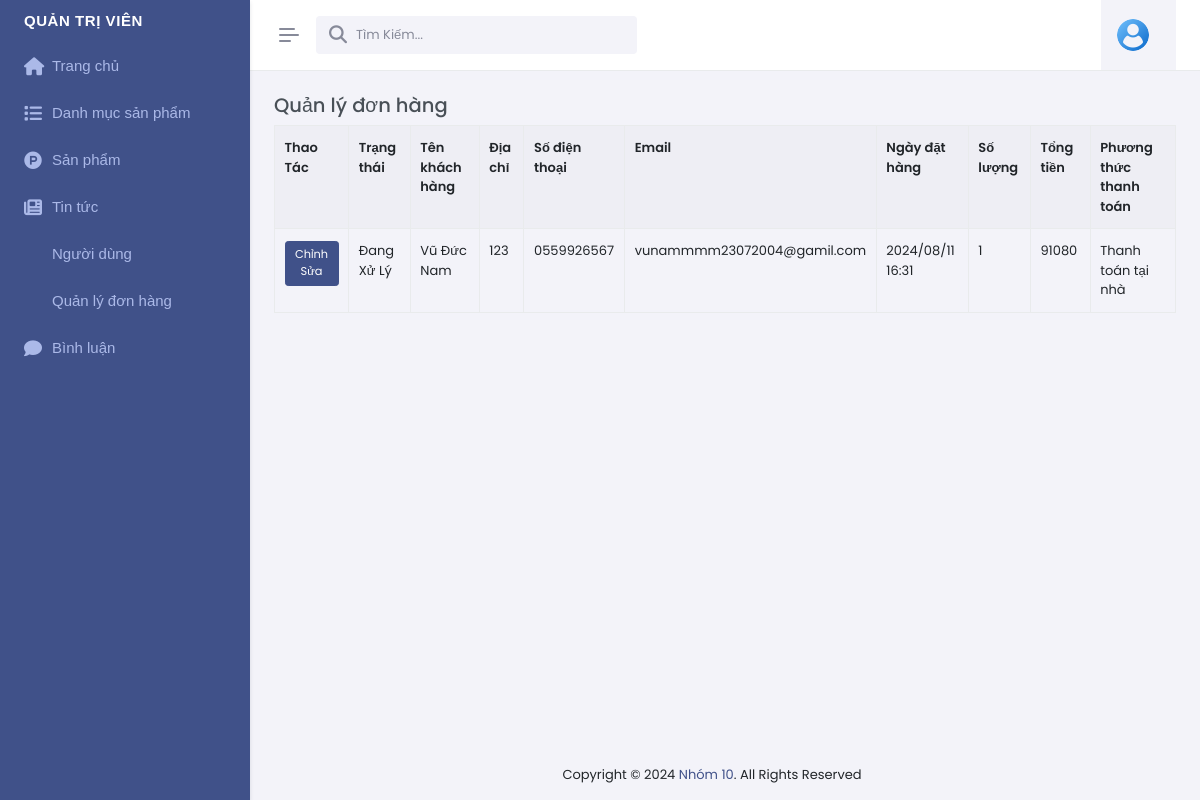
The app's page /admin/index.php?act=qldh (signed in), older data.
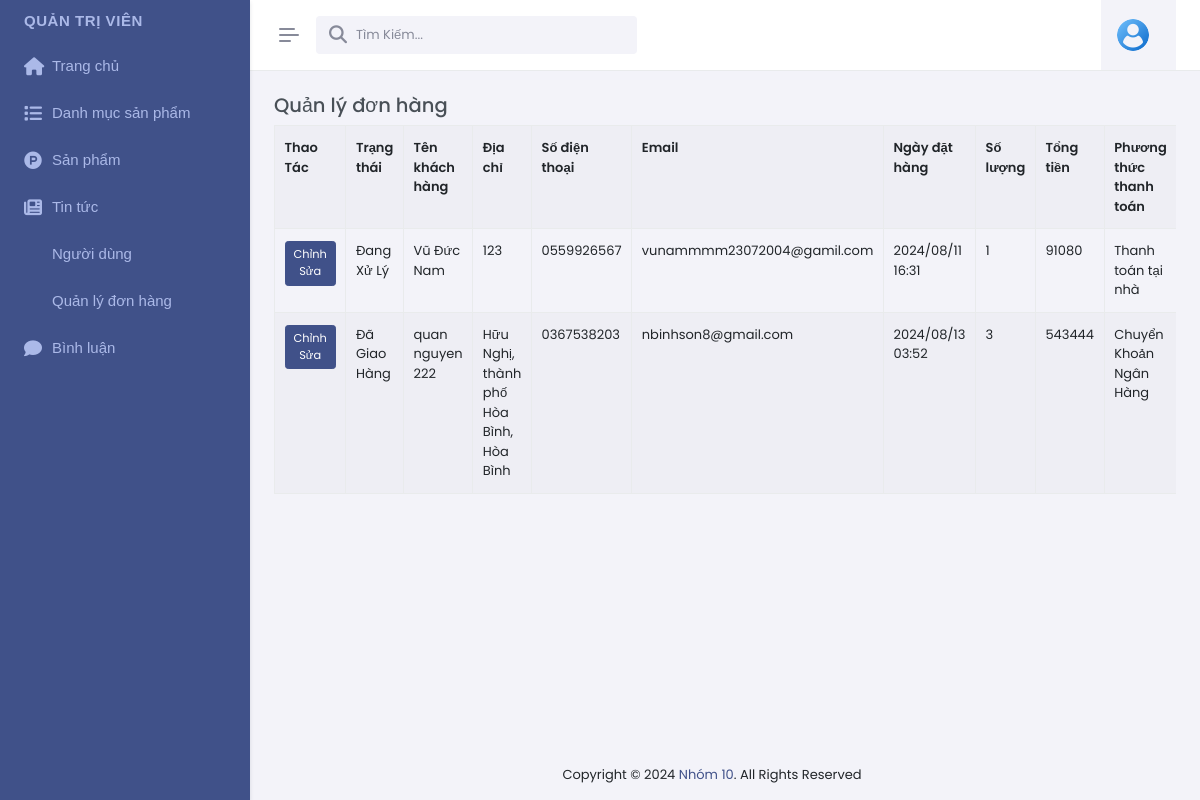
The same page, newer data.
### tables this page shows
CREATE TABLE `bill` (
  `id` int NOT NULL,
  `idtk` varchar(999) DEFAULT NULL,
  `billname` varchar(255) NOT NULL,
  `billdiachi` text NOT NULL,
  `billsdt` varchar(50) NOT NULL,
  `billemail` varchar(255) NOT NULL,
  `billpttt` text COMMENT '1.Thanh toán trực tiếp 2.Chuyển khoản 3.Thanh toán online',
  `ngaydathang` varchar(999) DEFAULT NULL,
  `total` int NOT NULL DEFAULT '0',
  `billstatus` tinyint(1) DEFAULT '0' COMMENT '0.Đơn hàng mới 1.Đang sử lý 2.Đang giao hàng 3.Đã giao hàng',
  `id_pro` text,
  `amount` varchar(255) DEFAULT NULL,
  `receiven_sdt` varchar(50) DEFAULT NULL
);

### model/pdo.php (called while the page is built, shortened)
<?php
function pdo_get_connection(){
    $dburl = "mysql:host=localhost;dbname=duan1;charset=utf8";
    $username = 'root';
    $password = '';
    $conn = new PDO($dburl, $username, $password);
    $conn->setAttribute(PDO::ATTR_ERRMODE, PDO::ERRMODE_EXCEPTION);
    return $conn;
}
function pdo_query($sql){
    $sql_args = array_slice(func_get_args(), 1);
    try{
        $conn = pdo_get_connection();
        $stmt = $conn->prepare($sql);
        $stmt->execute($sql_args);
        $rows = $stmt->fetchAll();
        return $rows;
    }
    catch(PDOException $e){
        throw $e;
    }
    finally{
        unset($conn);
    }
}

### admin/donhang/list.php (the view, shortened to what this page needs)
<div class="main-content">
    <div class="page-content">
        <div class="container-fluid">
            <div class="row mb-3 pb-1">
                <div class="col-md-12">
                    <div class="fromtitle">
                        <h4>Quản lý đơn hàng</h4>
                    </div>
                    <div class="fromcontent">
                        <div class="table-responsive dt-responsive">
                            <div class="dataTables_wrapper dt-bootstrap5">
                                <table id="dom-jqry" class="table table-striped table-bordered nowrap dataTable">
                                    <tr>
                                        <th>Thao Tác</th>
                                        <th>Trạng thái</th>
                                        <th>Tên khách hàng</th>
                                        <th>Địa chỉ</th>
                                        <th>Số điện thoại</th>
                                        <th>Email</th>
                                        <th>Ngày đặt hàng</th>
                                        <th>Số lượng</th>
                                        <th>Tổng tiền</th>
                                        <th>Phương thức thanh toán</th>
                                    </tr>
                                    <?php
            foreach (pdo_query("SELECT * FROM `bill` ") as $quanli) {
             extract($quanli);
              echo '<tr>
              <td>
              <a href="?act=editdh&id='.$id.'" class="btn btn-primary btn-sm">Chỉnh Sửa</a>
              </td>
              <td>' . statusOrder($billstatus) . '</td>
              <td>' . $billname . '</td>
              <td>' . $billdiachi . '</td>
              <td>' . $billsdt . '</td>
              <td>' . $billemail . '</td>
               <td>' . $ngaydathang . '</td>
              <td>' . $amount . '</td>
               <td>' . $total . '</td>
              <td>' . $billpttt . '</td>
          </tr>';
            }
            ?>
                                </table>
                            </div>
                        </div>
                    </div>
                </div>
            </div>
        </div>

### admin/header.php (shortened to what this page needs)
<!DOCTYPE html>
<html lang="en" data-layout="vertical" data-topbar="light" data-sidebar="dark" data-sidebar-size="lg" data-sidebar-image="none" data-preloader="disable" data-theme="default" data-theme-colors="default">
<head>
    <link href="/duan1/admin/css1/jsvectormap.min.css" rel="stylesheet" type="text/css">
    <link href="/duan1/admin/css1/swiper-bundle.min.css" rel="stylesheet" type="text/css">
    <link href="/duan1/admin/css1/bootstrap.min.css" rel="stylesheet" type="text/css">
    <link href="/duan1/admin/css1/icons.min.css" rel="stylesheet" type="text/css">
    <link href="/duan1/admin/css1/app.min.css?<?= time(); ?>" rel="stylesheet" type="text/css">
    <link href="/duan1/admin/css1/custom.min.css" rel="stylesheet" type="text/css">
    <link rel="stylesheet" href="https://cdnjs.cloudflare.com/ajax/libs/font-awesome/6.2.0/css/all.min.css">
    <link rel="stylesheet" href="https://cdnjs.cloudflare.com/ajax/libs/font-awesome/6.1.1/css/all.min.css">
    <link rel="stylesheet" href="https://site-assets.fontawesome.com/releases/v6.6.0/css/all.css">
    <link rel="stylesheet" href="https://cdnjs.cloudflare.com/ajax/libs/limonte-sweetalert2/11.4.14/sweetalert2.min.css">
    <link rel="stylesheet" href="https://cdnjs.cloudflare.com/ajax/libs/toastr.js/latest/toastr.min.css">
    <link rel="stylesheet" href="https://cdn.jsdelivr.net/npm/swiper@9/swiper-bundle.min.css" />
    <link rel="stylesheet" href="https://cdn.datatables.net/2.1.0/css/dataTables.dataTables.css" />
    <link href="https://cdn.jsdelivr.net/npm/summernote@0.8.18/dist/summernote.min.css" rel="stylesheet">
</head>
<body>
    <div id="layout-wrapper">
        <header id="page-topbar">
            <div class="layout-width">
                <div class="navbar-header">
                    <div class="d-flex">
                        <button type="button" class="btn btn-sm px-3 fs-16 header-item vertical-menu-btn topnav-hamburger material-shadow-none" id="topnav-hamburger-icon">
                            <span class="hamburger-icon">
                                <span></span>
                                <span></span>
                                <span></span>
                            </span>
                        </button>
                        <form class="app-search d-none d-md-block">
                            <div class="position-relative">
                                <input type="text" class="form-control" placeholder="Tìm Kiếm..." autocomplete="off" id="search-options" value="">
                                <span class="fas fa-search search-widget-icon"></span>
                            </div>
                        </form>
                    </div>
                    <div class="d-flex align-items-center">
                        <div class="dropdown ms-sm-3 header-item topbar-user">
                            <a href="/duan1/nam/page/tkadmin.php" class="btn material-shadow-none">
                                <span class="d-flex align-items-center">
                                    <img class="rounded-circle header-profile-user" src="/duan1/admin/image/user.png" alt="User">
                                    <span class="text-start ms-xl-2">
                                    </span>
                                </span>
                            </a>
                        </div>
                    </div>
                </div>
            </div>
        </header>

### admin/nav.php (shortened to what this page needs)
<div class="app-menu navbar-menu">
   <div id="scrollbar">
      <div class="container-fluid">
         <ul class="navbar-nav" id="navbar-nav">
            <li class="menu-title" ><a class="nav-link menu-link" href="/duan1/admin/index.php" >Quản trị viên</span>
               </a></li>
            <li class="nav-item">
               <a class="nav-link menu-link" href="/duan1/admin/index.php">
                  <i class="fa-solid fa-home"></i> <span data-key="t-authentication">Trang chủ</span>
               </a>
            </li>
            <li class="nav-item">
               <a class="nav-link menu-link" href="/duan1/admin/index.php?act=dsdm">
               <i class="fa-solid fa-list"></i> <span data-key="t-authentication">Danh mục sản phẩm</span>
               </a>
            </li>
            <li class="nav-item">
               <a class="nav-link menu-link" href="/duan1/admin/index.php?act=dssp">
               <i class="fa-brands fa-product-hunt"></i> <span data-key="t-authentication">Sản phẩm</span>
               </a>
            </li>
            <li class="nav-item">
               <a class="nav-link menu-link" href="/duan1/admin/index.php?act=dstt">
               <i class="fa-solid fa-newspaper"></i> <span data-key="t-authentication">Tin tức</span>
               </a>
            </li>
            <li class="nav-item">
               <a class="nav-link menu-link" href="/duan1/admin/index.php?act=dskh">
               <i class="fa-light fa-users"></i><span data-key="t-authentication">Người dùng</span>
               </a>
            </li>
            <li class="nav-item">
               <a class="nav-link menu-link" href="/duan1/admin/index.php?act=qldh">
               <i class="fa-light fa-users"></i><span data-key="t-authentication">Quản lý đơn hàng</span>
               </a>
            </li>
            <li class="nav-item">
               <a class="nav-link menu-link" href="/duan1/admin/index.php?act=dsbl">
               <i class="fa-solid fa-comment"></i> <span data-key="t-authentication">Bình luận</span>
               </a>
            </li>
         </ul>
      </div>
   </div>
</div>

### admin/index.php (shortened to what this page needs)
<?php
include "../model/pdo.php";
include "header.php";
include "nav.php";
function statusOrder($status) {
    if($status == "0") {
        return "Đơn Hàng Mới";
    } else if($status == "1") {
        return "Đang Xử Lý";
    } else if($status == "2") {
        return "Đang Giao Hàng";
    } else if($status == "3") {
        return "Đã Giao Hàng";
    } else {
        return "Hoàn Đơn";
    }
}
if (isset($_GET['act'])) {
    $act = $_GET['act'];
    switch ($act) {
        case 'qldh' :
            include "donhang/list.php";
            break;
    }
} else {
    include "home.php";
}
include "footer.php";

### admin/footer.php (shortened to what this page needs)
<footer>
    <div class="container">
        <div class="copyright-section">
            <div class="copyright-container">
                <lass="copyright-text text-center text-md-start">Copyright © 2024 <a href="#">Nhóm 10</a>.
                    All Rights Reserved</p>
            </div>
        </div>
    </div>
</footer>
</body>
</html>

### admin/header.php (style rules this page uses)
footer { position: absolute; bottom: 0; text-align: center; justify-content: center; display: block; width: 75%; box-sizing: border-box }

Row changes from the older to the newer data that the page shows:
added bill: billstatus "Đã Giao Hàng", billname "quan nguyen 222", billdiachi "Hữu Nghị, thành phố Hòa Bình, Hòa Bình", billsdt "0367538203", billemail "nbinhson8@gmail.com", ngaydathang "2024/08/13 03:52", amount "3", total "543444", billpttt "Chuyển Khoản Ngân Hàng"
